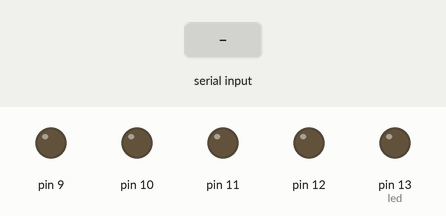
The sketch below on a simulated Arduino Uno, built with avr-gcc and run on an emulated ATmega328P. On the bench: output pins drawn as LEDs (lit = HIGH). Inputs (shaded band) come from the test bench.

Above: at 1.2 s.
1.3 s: "w" received over the second serial link
At 2.5 s:
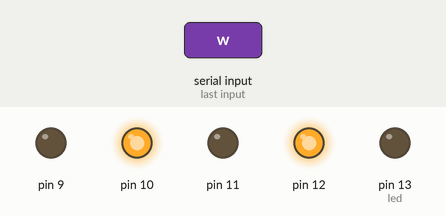
2.8 s: "s" received over the second serial link
At 3.8 s:
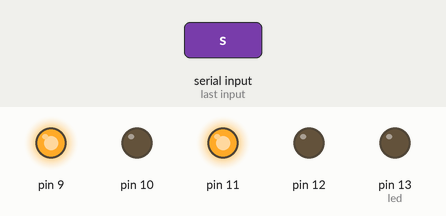
4.3 s: "a" received over the second serial link
At 4.9 s:
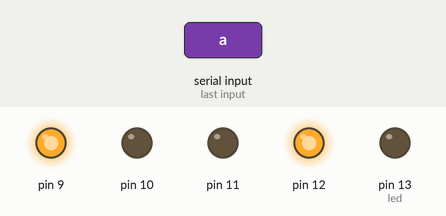
5.8 s: "d" received over the second serial link
At 7.0 s:
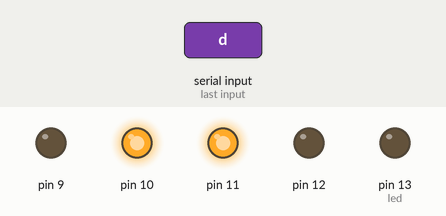
7.3 s: "x" received over the second serial link
At 8.4 s:
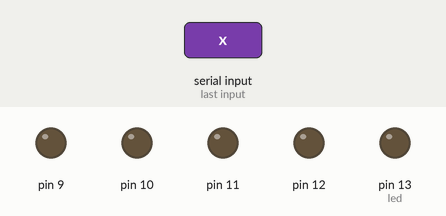
Timing chart, 0 to 9.8 s (numbered marks = the images above; inputs shaded):
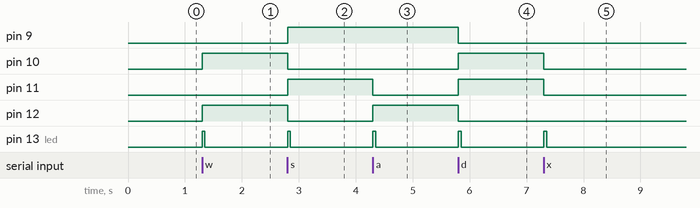

Measured:
- after the input at 1.3 s, pin 10, pin 12: LOW → HIGH at once; pin 13 (led): LOW → HIGH at once, → LOW 0.05 s later
- after the input at 2.8 s, pin 9, pin 11: LOW → HIGH at once; pin 10, pin 12: HIGH → LOW at once; pin 13 (led): LOW → HIGH at once, → LOW 0.05 s later
- after the input at 4.3 s, pin 11: HIGH → LOW at once; pin 12: LOW → HIGH at once; pin 13 (led): LOW → HIGH at once, → LOW 0.05 s later
- after the input at 5.8 s, pin 9, pin 12: HIGH → LOW at once; pin 10, pin 11: LOW → HIGH at once; pin 13 (led): LOW → HIGH at once, → LOW 0.05 s later
- after the input at 7.3 s, pin 10, pin 11: HIGH → LOW at once; pin 13 (led): LOW → HIGH at once, → LOW 0.05 s later

The sketch:

bluetooth_car.ino
```cpp
#include <SoftwareSerial.h>
SoftwareSerial bt(2, 3);

char data;

void setup() {
  pinMode(12, OUTPUT);
  pinMode(11, OUTPUT);
  pinMode(10, OUTPUT);
  pinMode(9, OUTPUT);
  pinMode(13, OUTPUT);//led
  bt.begin(9600);
}

void loop() {
  if (bt.available()) {
    data = bt.read();

    if (data == 'w') {
      forward();
    } else if (data == 's') {
      backward();
    } else if (data == 'a') {
      left();
    } else if (data == 'd') {
      right();
    } else if (data == 'x') {
      stop();
    }
    blink();
  }
  delay(50);
}

void blink(){
  digitalWrite(13, HIGH);
  delay(50);
  digitalWrite(13,LOW);
}

void forward() {
  digitalWrite(12, HIGH);
  digitalWrite(11, LOW);
  digitalWrite(10, HIGH);
  digitalWrite(9, LOW);
}

void backward() {
  digitalWrite(12, LOW);
  digitalWrite(11, HIGH);
  digitalWrite(10, LOW);
  digitalWrite(9, HIGH);
}

void left(){
  digitalWrite(12, HIGH);
  digitalWrite(11, LOW);
  digitalWrite(10, LOW);
  digitalWrite(9, HIGH);
}

void right(){
  digitalWrite(12, LOW);
  digitalWrite(11, HIGH);
  digitalWrite(10, HIGH);
  digitalWrite(9, LOW);
}

void stop(){
  digitalWrite(12, LOW);
  digitalWrite(11, LOW);
  digitalWrite(10, LOW);
  digitalWrite(9, LOW);
}
```
